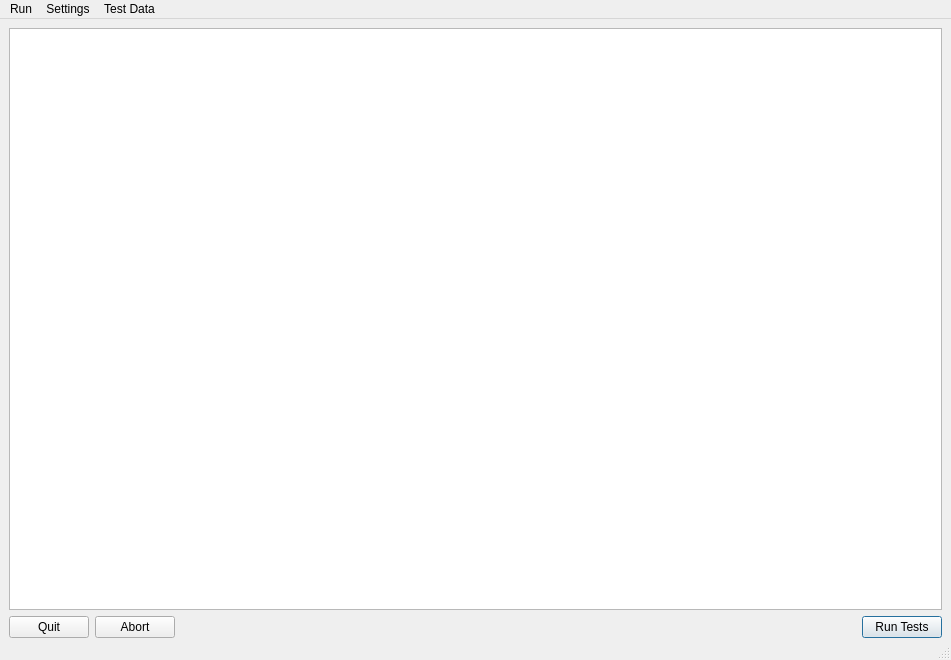
<?xml version="1.0" encoding="UTF-8"?>
<ui version="4.0">
 <class>qtTestGUI</class>
 <widget class="QMainWindow" name="qtTestGUI">
  <property name="geometry">
   <rect>
    <x>0</x>
    <y>0</y>
    <width>951</width>
    <height>660</height>
   </rect>
  </property>
  <property name="windowTitle">
   <string>plTestFramework</string>
  </property>
  <property name="windowIcon">
   <iconset resource="resources.qrc">
    <normaloff>:/Icons/Icons/pie.png</normaloff>:/Icons/Icons/pie.png</iconset>
  </property>
  <property name="styleSheet">
   <string notr="true"/>
  </property>
  <property name="iconSize">
   <size>
    <width>32</width>
    <height>32</height>
   </size>
  </property>
  <widget class="QWidget" name="centralwidget">
   <layout class="QVBoxLayout" name="verticalLayout">
    <property name="bottomMargin">
     <number>0</number>
    </property>
    <item>
     <widget class="QTreeView" name="testTreeView">
      <property name="uniformRowHeights">
       <bool>true</bool>
      </property>
      <attribute name="headerStretchLastSection">
       <bool>true</bool>
      </attribute>
     </widget>
    </item>
    <item>
     <layout class="QHBoxLayout" name="horizontalLayout">
      <item>
       <widget class="QPushButton" name="pushButtonQuit">
        <property name="text">
         <string>Quit</string>
        </property>
       </widget>
      </item>
      <item>
       <widget class="QPushButton" name="pushButtonAbort">
        <property name="text">
         <string>Abort</string>
        </property>
       </widget>
      </item>
      <item>
       <spacer name="horizontalSpacer">
        <property name="orientation">
         <enum>Qt::Horizontal</enum>
        </property>
        <property name="sizeHint" stdset="0">
         <size>
          <width>40</width>
          <height>20</height>
         </size>
        </property>
       </spacer>
      </item>
      <item>
       <widget class="QPushButton" name="pushButtonRunTests">
        <property name="text">
         <string>Run Tests</string>
        </property>
        <property name="autoDefault">
         <bool>true</bool>
        </property>
        <property name="default">
         <bool>true</bool>
        </property>
       </widget>
      </item>
     </layout>
    </item>
   </layout>
  </widget>
  <widget class="QStatusBar" name="testStatusBar"/>
  <widget class="QMenuBar" name="menuBar">
   <property name="geometry">
    <rect>
     <x>0</x>
     <y>0</y>
     <width>951</width>
     <height>21</height>
    </rect>
   </property>
   <widget class="QMenu" name="menuRun">
    <property name="title">
     <string>Run</string>
    </property>
    <addaction name="actionRunTests"/>
    <addaction name="separator"/>
    <addaction name="actionAbort"/>
    <addaction name="actionQuit"/>
   </widget>
   <widget class="QMenu" name="menuSettings">
    <property name="title">
     <string>Settings</string>
    </property>
    <addaction name="actionAssertOnTestFail"/>
    <addaction name="actionOpenHTMLOutput"/>
    <addaction name="actionKeepConsoleOpen"/>
    <addaction name="actionShowMessageBox"/>
    <addaction name="actionDisableSuccessfulTests"/>
    <addaction name="separator"/>
    <addaction name="actionSaveTestSettingsAs"/>
    <addaction name="actionSaveTestOrderAs"/>
   </widget>
   <widget class="QMenu" name="menuTest_Data">
    <property name="title">
     <string>Test Data</string>
    </property>
    <addaction name="actionOpenTestDataFolder"/>
    <addaction name="actionOpenOutputFolder"/>
    <addaction name="actionOpenHTMLFile"/>
    <addaction name="actionUpdateReferenceImages"/>
   </widget>
   <addaction name="menuRun"/>
   <addaction name="menuSettings"/>
   <addaction name="menuTest_Data"/>
  </widget>
  <action name="actionAssertOnTestFail">
   <property name="checkable">
    <bool>true</bool>
   </property>
   <property name="text">
    <string>Assert on Test Fail</string>
   </property>
  </action>
  <action name="actionOpenHTMLOutput">
   <property name="checkable">
    <bool>true</bool>
   </property>
   <property name="text">
    <string>Open HTML on Error</string>
   </property>
  </action>
  <action name="actionKeepConsoleOpen">
   <property name="checkable">
    <bool>true</bool>
   </property>
   <property name="text">
    <string>Keep Console Open</string>
   </property>
  </action>
  <action name="actionRunTests">
   <property name="text">
    <string>Run Tests</string>
   </property>
   <property name="toolTip">
    <string>Run Tests</string>
   </property>
   <property name="shortcut">
    <string>Alt+R</string>
   </property>
  </action>
  <action name="actionAbort">
   <property name="text">
    <string>Abort</string>
   </property>
   <property name="shortcut">
    <string>Alt+A</string>
   </property>
  </action>
  <action name="actionQuit">
   <property name="text">
    <string>Quit</string>
   </property>
   <property name="shortcut">
    <string>Alt+Q</string>
   </property>
  </action>
  <action name="actionEnableOnlyThis">
   <property name="text">
    <string>Enable Only This</string>
   </property>
   <property name="toolTip">
    <string>Disables all tests and enables only this test.</string>
   </property>
  </action>
  <action name="actionEnableAll">
   <property name="text">
    <string>Enable All</string>
   </property>
   <property name="toolTip">
    <string>Enables all tests.</string>
   </property>
  </action>
  <action name="actionDisableAll">
   <property name="text">
    <string>Disable All</string>
   </property>
   <property name="toolTip">
    <string>Disables all tests.</string>
   </property>
  </action>
  <action name="actionExpandAll">
   <property name="text">
    <string>Expand All</string>
   </property>
   <property name="toolTip">
    <string>Expands all test nodes.</string>
   </property>
  </action>
  <action name="actionCollapseAll">
   <property name="text">
    <string>Collapse All</string>
   </property>
   <property name="toolTip">
    <string>Collapses all test nodes.</string>
   </property>
  </action>
  <action name="actionEnableAllChildren">
   <property name="text">
    <string>Enable All Children</string>
   </property>
   <property name="toolTip">
    <string>Enables all children of the selected test.</string>
   </property>
  </action>
  <action name="actionShowMessageBox">
   <property name="checkable">
    <bool>true</bool>
   </property>
   <property name="text">
    <string>Show MessageBoxes</string>
   </property>
  </action>
  <action name="actionSaveTestSettingsAs">
   <property name="text">
    <string>Save Test Settings As...</string>
   </property>
   <property name="toolTip">
    <string>Save Test Settings As</string>
   </property>
   <property name="shortcut">
    <string>Ctrl+S</string>
   </property>
  </action>
  <action name="actionEnableOnlyFailed">
   <property name="text">
    <string>Enable Only Failed</string>
   </property>
  </action>
  <action name="actionOpenTestDataFolder">
   <property name="text">
    <string>Open Test Data Folder</string>
   </property>
   <property name="shortcut">
    <string>Ctrl+D</string>
   </property>
  </action>
  <action name="actionOpenOutputFolder">
   <property name="text">
    <string>Open Output Folder</string>
   </property>
   <property name="shortcut">
    <string>Ctrl+O</string>
   </property>
  </action>
  <action name="actionDisableSuccessfulTests">
   <property name="checkable">
    <bool>true</bool>
   </property>
   <property name="text">
    <string>Disable Successful Tests</string>
   </property>
   <property name="toolTip">
    <string>This will automatically disable successfully executed tests and save the current state, while running tests.</string>
   </property>
   <property name="shortcut">
    <string>Ctrl+T</string>
   </property>
  </action>
  <action name="actionOpenHTMLFile">
   <property name="text">
    <string>Open HTML Output</string>
   </property>
   <property name="shortcut">
    <string>Ctrl+H</string>
   </property>
  </action>
  <action name="actionSaveTestOrderAs">
   <property name="text">
    <string>Save Test Order As...</string>
   </property>
  </action>
  <action name="actionUpdateReferenceImages">
   <property name="text">
    <string>Update Reference Images</string>
   </property>
   <property name="shortcut">
    <string>Ctrl+U</string>
   </property>
  </action>
 </widget>
 <resources>
  <include location="resources.qrc"/>
 </resources>
 <connections>
  <connection>
   <sender>pushButtonAbort</sender>
   <signal>clicked()</signal>
   <receiver>actionAbort</receiver>
   <slot>trigger()</slot>
   <hints>
    <hint type="sourcelabel">
     <x>128</x>
     <y>665</y>
    </hint>
    <hint type="destinationlabel">
     <x>-1</x>
     <y>-1</y>
    </hint>
   </hints>
  </connection>
  <connection>
   <sender>pushButtonQuit</sender>
   <signal>clicked()</signal>
   <receiver>actionQuit</receiver>
   <slot>trigger()</slot>
   <hints>
    <hint type="sourcelabel">
     <x>47</x>
     <y>665</y>
    </hint>
    <hint type="destinationlabel">
     <x>-1</x>
     <y>-1</y>
    </hint>
   </hints>
  </connection>
  <connection>
   <sender>pushButtonRunTests</sender>
   <signal>clicked()</signal>
   <receiver>actionRunTests</receiver>
   <slot>trigger()</slot>
   <hints>
    <hint type="sourcelabel">
     <x>267</x>
     <y>665</y>
    </hint>
    <hint type="destinationlabel">
     <x>-1</x>
     <y>-1</y>
    </hint>
   </hints>
  </connection>
 </connections>
</ui>
